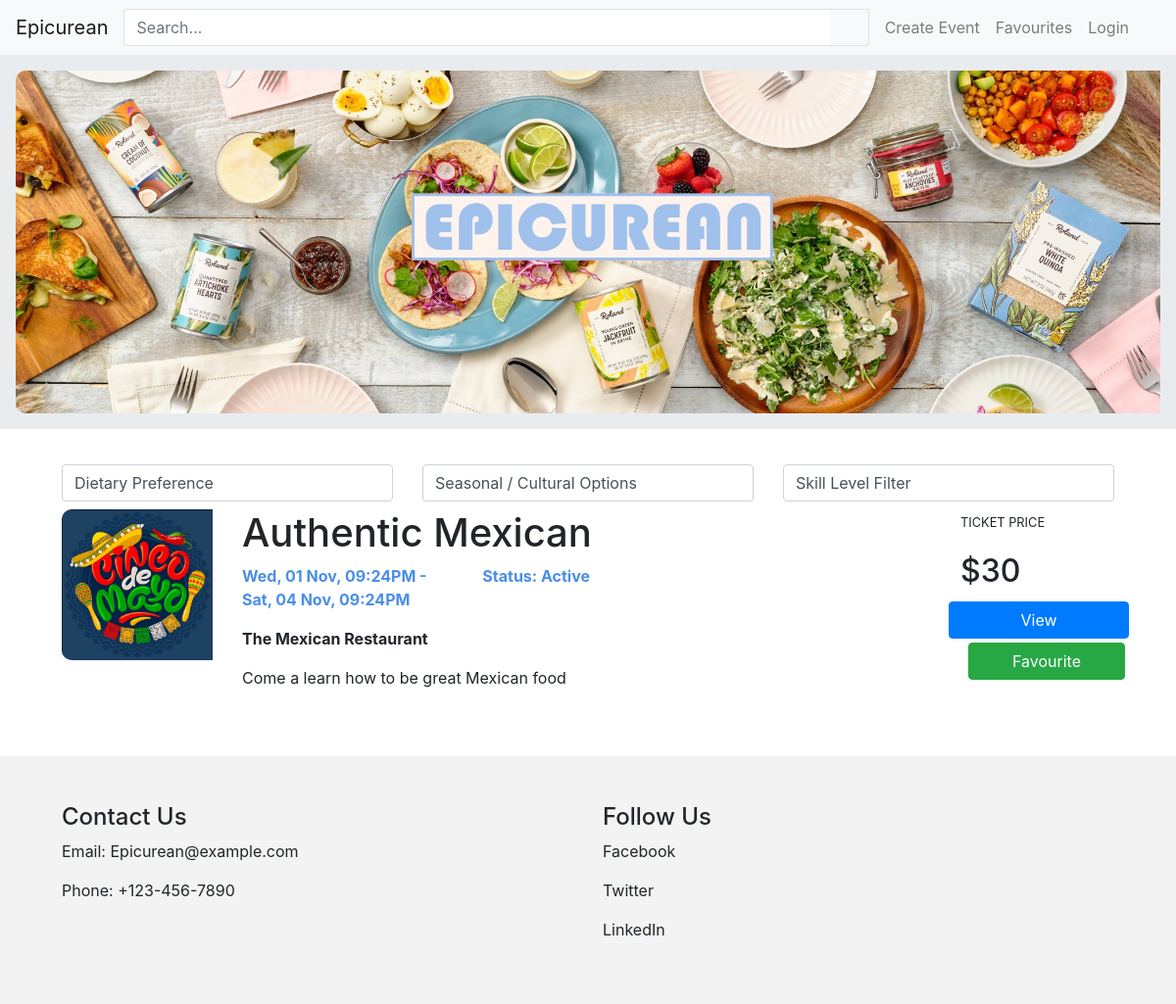
Before: / with the older database file.
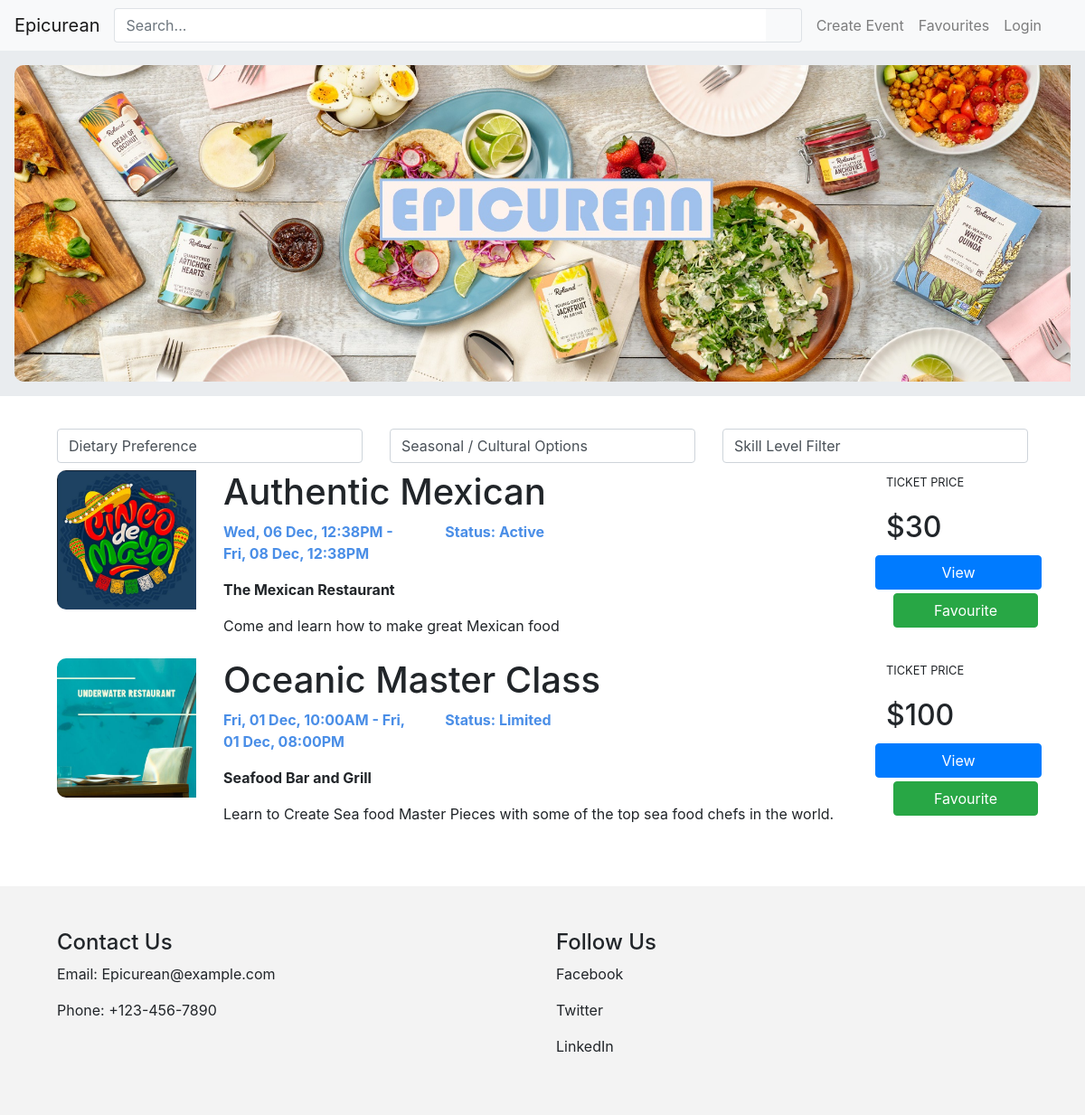
After: the same page with the newer database file.
### website/models.py (models this page shows)
class Event(db.Model):
    __tablename__ = 'events'
    eventid = db.Column(db.Integer, primary_key=True)
    name = db.Column(db.String(80))
    description = db.Column(db.String(200))
    image = db.Column(db.String(400))
    ticketPrice = db.Column(db.String(3))
    status = db.Column(db.String(20))
    created_at = db.Column(db.DateTime, default=datetime.now())
    startdate = db.Column(db.DateTime)
    enddate = db.Column(db.DateTime)
    Dietary = db.Column(db.String(80))
    Theme = db.Column(db.String(80))
    SkillLevel = db.Column(db.String(80))
    location = db.Column(db.String(100))
    userid = db.Column(db.String(80))
    comments = db.relationship('Comment', backref='event')

### website/views.py (the view)
@bp.route('/')
def index():
    event = Event.query.all()
    return render_template('index.html', events=event)

### website/templates/index.html (shortened to what this page needs)
{% extends 'base.html' %}
{% block content %}
<div class="jumbotron jumbotron-fluid p-3">
    <img src="static\img\homepage_feast.jpg" class="img-fluid">
</div>
<div class="container-fluid">
    <div class="row px-5 py-1">
        <div class="col">
            <select class="form-control p" id="selectDietary">
                <option selected>Dietary Preference</option>
            </select>
        </div>
        <div class="col">
            <select class="form-control" id="selectSeasonal">
                <option selected>Seasonal / Cultural Options</option>
            </select>
        </div>
        <div class="col">
            <select class="form-control" id="selectSkillLevel">
                <option selected>Skill Level Filter</option>
            </select>
        </div>
    </div>
    {% for event in events %}
    <div class="px-5 py-1 justify-content-center">
        <div class="row event_bar">
            <div class="col-2">
                <img src="{{ event.image }}" class="img-fluid">
            </div>
            <div class="col-8">
                <h1>{{event.name}}</h1>
                <div class="row">
                    <div class="col-4">
                        <p class="font-weight-bold date">{{ event.startdate.strftime('%a, %d %b, %I:%M%p') }} - {{event.enddate.strftime('%a, %d %b, %I:%M%p')}}</p>
                    </div>
                    <div class="col-3">
                        <p class="font-weight-bold status">Status: {{event.status}}</p>
                    </div>
                </div>
                <div>
                    <p class="font-weight-bold">{{event.location}}</p>
                    <p>{{event.description}}</p>
                </div>
            </div>
            <div class="col-2 justify-content-center">
                <div class="row justify-content-center my-1">
                    <p><small>TICKET PRICE</small></p>
                </div>
                <div class="row justify-content-center my-1">
                    <h2>${{event.ticketPrice}}</h2>
                </div>
                <div class="row justify-content-center my-1">
                    <a class="btn btn-primary btn-block" href="{{ url_for('event.show', id=event.eventid) }}" role="button">View</a>
                </div>
                <div class="row justify-content-center my-1 Favdiv">
                    <form method="POST" class="favform justify-content-center" action="{{ url_for('auth.toggle_favorite', id=event.eventid) }}">
                        <button type="submit" class="btn btn-success text-nowrap mx-2 btn-block favbutton" role="button">Favourite</button>
                    </form>
                </div>
            </div>
        </div>
    </div>
    {% endfor %}
</div>
{% endblock %}

### website/templates/base.html (shortened to what this page needs)
<html>
<head>
    <link href="https://cdn.jsdelivr.net/npm/bootstrap@5.3.0-alpha3/dist/css/bootstrap.min.css" rel="stylesheet">
    <link rel="stylesheet" type="text/css" href="{{ url_for('static', filename='css/base.css') }}">
    <link rel="stylesheet" href="https://stackpath.bootstrapcdn.com/bootstrap/4.5.2/css/bootstrap.min.css">
    <link rel="stylesheet" href="https://stackpath.bootstrapcdn.com/font-awesome/4.7.0/css/font-awesome.min.css">
</head>
<body>
    <header>
        <nav class="navbar navbar-expand-md navbar-light bg-light">
            <div class="d-flex flex-grow-1">
                <a href="/" class="navbar-brand">Epicurean</a>
                <form class="mr-2 my-auto w-100 d-inline-block order-1" method="get">
                    <div class="input-group">
                        <input type="text" class="form-control border border-right-0" placeholder="Search...">
                        <span class="input-group-append">
                            <button class="btn btn-outline-light border border-left-0" type="submit">
                                <i class="fa fa-search"></i>
                            </button>
                        </span>
                    </div>
                </form>
            </div>
            <div class="navbar-collapse collapse flex-shrink-1 flex-grow-0 order-last" id="navbar7">
                <ul class="navbar-nav me-2">
                    <li class="nav-item">
                        <a class="nav-link" href="/events/create">Create Event</a>
                    </li>
                    <li class="nav-item">
                        <a class="nav-link" href="/account/favourites">Favourites</a>
                    </li>
                    <li class="nav-item me-3" >
                        {% if current_user.is_authenticated %}
                        <div class="dropdown">
                            <div class="collapse navbar-collapse" id="navbarNavDarkDropdown">
                                <ul class="navbar-nav">
                                  <li class="nav-item dropdown">
                                    <button class="btn btn-light dropdown-toggle nav-link" data-bs-toggle="dropdown" aria-expanded="false">
                                      {{ current_user.name }}
                                    </button>
                                    <ul class="dropdown-menu dropdown-menu-dark">
                                      <li><a class="dropdown-item" href="/account/profile">Profile</a></li>
                                      <li><a href="/account/myevents" class="dropdown-item">My Events</a></li>
                                      <li><a href="/account/tickets" class="dropdown-item">My Tickets</a></li>
                                      <li><hr class="dropdown-divider"></li>
                                      <li><a class="dropdown-item" href="/logout">Logout</a></li>
                                    </ul>
                                  </li>
                                </ul>
                              </div>
                          </div>
                        {% else %}
                        <a class="nav-link" href="/login">Login</a>
                        {% endif %}
                    </li>
                </ul>
            </div>
        </nav>
    </header>
    {% block content %}
    {% endblock %}
    <footer class="footer mt-5">
        <div class="container">
          <div class="row">
            <div class="col-md-6">
              <h4>Contact Us</h4>
              <p>Email: Epicurean@example.com</p>
              <p>Phone: +123-456-7890</p>
            </div>
            <div class="col-md-6">
              <h4>Follow Us</h4>
              <p>Facebook</p>
              <p>Twitter</p>
              <p>LinkedIn</p>
            </div>
          </div>
        </div>
    </footer>
</body>
</html>

### website/static/css/base.css (style rules this page uses)
footer { margin-top: auto; background-color: rgba(240, 240, 240, 0.788); padding: 3rem; }
html { height: 100%; }
body { min-height: 100%; display: flex; flex-direction: column; }
img.img-fluid { border-top-left-radius: 10px; border-bottom-left-radius: 10px; }
p.date, p.status { color: #4a8ee7; }

Changed rows visible on the page:
changed Event "Authentic Mexican": startdate "Wed, 01 Nov, 09:24PM" → "Wed, 06 Dec, 12:38PM"; enddate "Sat, 04 Nov, 09:24PM" → "Fri, 08 Dec, 12:38PM"; description "Come a learn how to be great Mexican food" → "Come and learn how to make great Mexican food"
added Event: image (picture), name "Oceanic Master Class", startdate "Fri, 01 Dec, 10:00AM", enddate "Fri, 01 Dec, 08:00PM", status "Limited", location "Seafood Bar and Grill", description "Learn to Create Sea food Master Pieces with some of the top sea food chefs in the world.", ticketPrice "100"
